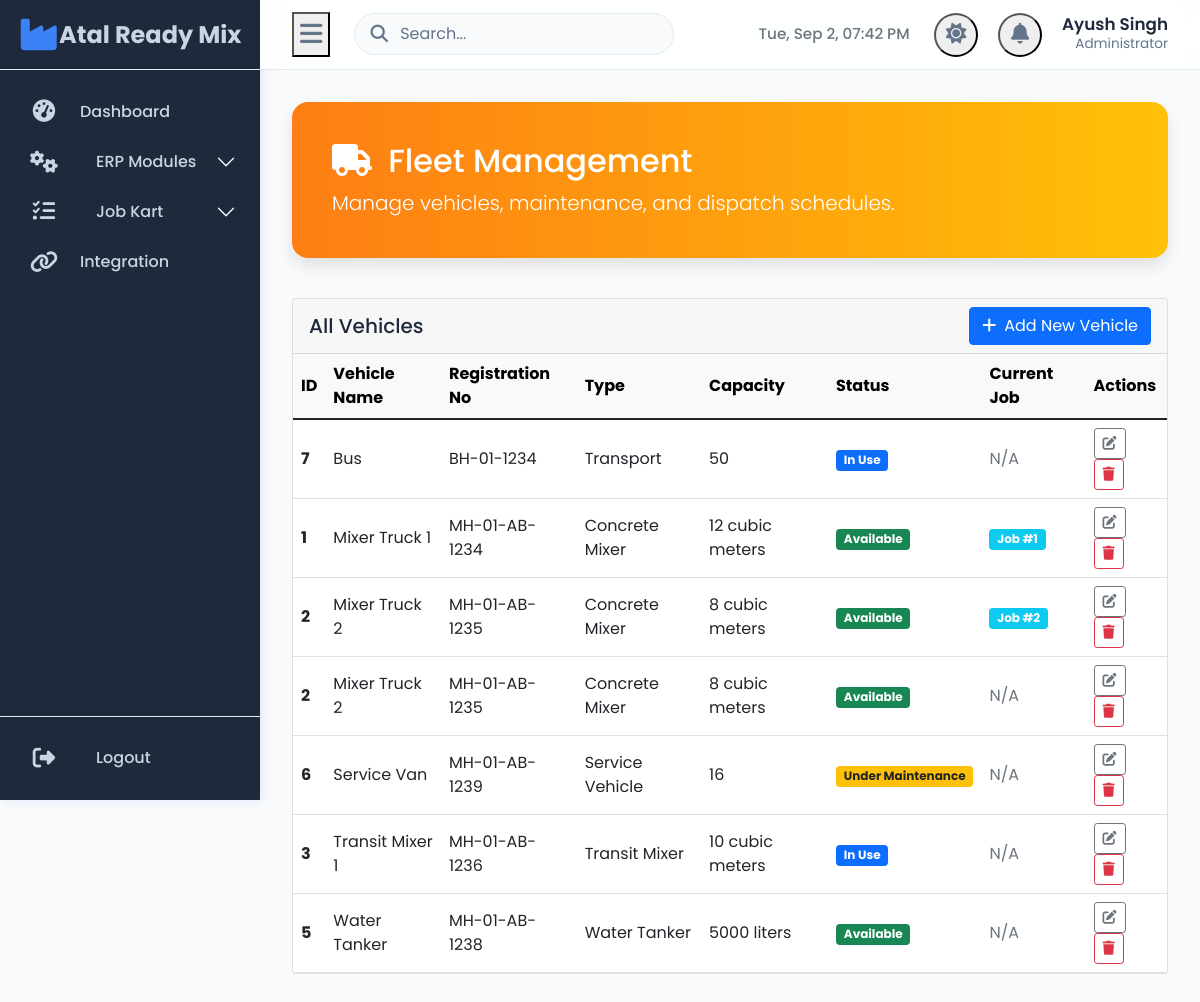
The page /erp/vehicles (signed in) on the database its author committed.
### tables this page shows
CREATE TABLE Vehicles (
    VehicleID INTEGER PRIMARY KEY AUTOINCREMENT,
    VehicleName TEXT,
    RegistrationNo TEXT,
    Type TEXT,
    Status TEXT,
    Capacity TEXT
);

CREATE TABLE JobCards (
    JobCardID INTEGER PRIMARY KEY AUTOINCREMENT,
    RelatedOrderID INTEGER,
    JobType TEXT,
    Description TEXT,
    AssignedTo INTEGER,
    Status TEXT,
    Priority TEXT,
    ScheduledStart DATETIME,
    ScheduledEnd DATETIME,
    ActualStart DATETIME,
    ActualEnd DATETIME,
    FOREIGN KEY (RelatedOrderID) REFERENCES Orders(OrderID),
    FOREIGN KEY (AssignedTo) REFERENCES Employees(EmployeeID)
);

### app.py (the view, shortened to what this page needs)
@app.route('/erp/vehicles', methods=['GET', 'POST'])
@login_required
def erp_vehicles():
    conn = get_db_connection()
    vehicles = conn.execute('SELECT v.*, jc.JobCardID, jc.JobType FROM Vehicles v LEFT JOIN JobAssignments ja ON v.VehicleID = ja.AssignedVehicleID LEFT JOIN JobCards jc ON ja.JobCardID = jc.JobCardID AND jc.Status IN ("Open", "In Progress") ORDER BY v.VehicleName').fetchall()
    conn.close()
    return render_template('erp/vehicles.html', vehicles=vehicles)

### app.py (called while the page is built)
def get_db_connection():
    conn = sqlite3.connect(DATABASE, timeout=10)
    conn.row_factory = sqlite3.Row
    return conn

def login_required(f):
    @wraps(f)
    def decorated_function(*args, **kwargs):
        if 'user_id' not in session:
            return redirect(url_for('login'))
        return f(*args, **kwargs)
    return decorated_function

### templates/erp/vehicles.html (shortened to what this page needs)
{% extends "base.html" %}
{% block content %}
<div class="main-header">
    <h2><i class="fas fa-truck me-2"></i> Fleet Management</h2>
    <p class="lead mb-0">Manage vehicles, maintenance, and dispatch schedules.</p>
</div>
<div class="row">
    <div class="col-12">
        <div class="card">
            <div class="card-header d-flex justify-content-between align-items-center">
                <h5 class="mb-0">All Vehicles</h5>
                <button class="btn btn-primary" id="add-vehicle-btn"><i class="fas fa-plus me-2"></i>Add New Vehicle</button>
            </div>
            <div class="card-body p-0">
                <div class="table-responsive">
                    <table class="table table-hover mb-0">
                        <thead class="table-light">
                            <tr>
                                <th>ID</th>
                                <th>Vehicle Name</th>
                                <th>Registration No</th>
                                <th>Type</th>
                                <th>Capacity</th>
                                <th>Status</th>
                                <th>Current Job</th>
                                <th>Actions</th>
                            </tr>
                        </thead>
                        <tbody>
                            {% for vehicle in vehicles %}
                            <tr>
                                <td><strong>{{ vehicle.VehicleID }}</strong></td>
                                <td>{{ vehicle.VehicleName }}</td>
                                <td>{{ vehicle.RegistrationNo }}</td>
                                <td>{{ vehicle.Type }}</td>
                                <td>{{ vehicle.Capacity }}</td>
                                <td>
                                    <span class="badge bg-{% if vehicle.Status == 'Available' %}success{% elif vehicle.Status == 'In Use' %}primary{% else %}warning text-dark{% endif %}">
                                        {{ vehicle.Status }}
                                    </span>
                                </td>
                                <td>
                                    {% if vehicle.JobCardID %}
                                        <a href="{{ url_for('jobkart_job_detail', job_id=vehicle.JobCardID) }}" class="badge bg-info text-decoration-none">Job #{{ vehicle.JobCardID }}</a>
                                    {% else %}
                                        <span class="text-muted">N/A</span>
                                    {% endif %}
                                </td>
                                <td>
                                    <button class="btn btn-sm btn-outline-secondary edit-btn"
                                            data-id="{{ vehicle.VehicleID }}"
                                            data-name="{{ vehicle.VehicleName }}"
                                            data-reg="{{ vehicle.RegistrationNo }}"
                                            data-type="{{ vehicle.Type }}"
                                            data-status="{{ vehicle.Status }}"
                                            data-capacity="{{ vehicle.Capacity }}">
                                        <i class="fas fa-edit"></i>
                                    </button>
                                    <button class="btn btn-sm btn-outline-danger delete-btn"
                                            data-id="{{ vehicle.VehicleID }}"
                                            data-name="{{ vehicle.VehicleName }}">
                                        <i class="fas fa-trash"></i>
                                    </button>
                                </td>
                            </tr>
                            {% endfor %}
                        </tbody>
                    </table>
                </div>
            </div>
        </div>
    </div>
</div>
{% endblock %}

### templates/base.html (shortened to what this page needs)
<!DOCTYPE html>
<html lang="en" data-theme="light">
<head>
    <link href="https://cdn.jsdelivr.net/npm/bootstrap@5.1.3/dist/css/bootstrap.min.css" rel="stylesheet" />
    <link href="https://cdnjs.cloudflare.com/ajax/libs/font-awesome/6.4.0/css/all.min.css" rel="stylesheet" />
</head>
<body>
<div class="wrapper">
    {% if session.user_id %}
    <nav class="sidebar" aria-label="Primary Sidebar">
        <div class="sidebar-header">
            <a href="{{ url_for('dashboard') }}" aria-label="Atal Ready Mix Dashboard">
                <i class="fas fa-industry logo-icon" aria-hidden="true"></i>
                <span class="logo-text">Atal Ready Mix</span>
            </a>
        </div>
        <ul class="nav flex-column sidebar-nav" role="menu">
            <li class="nav-item" role="none">
                <a class="nav-link {{ 'active' if 'dashboard' in request.path else '' }}" href="{{ url_for('dashboard') }}" role="menuitem" data-bs-toggle="tooltip" data-bs-placement="right" title="Dashboard" tabindex="0">
                    <i class="fas fa-tachometer-alt nav-icon" aria-hidden="true"></i>
                    <span class="nav-text">Dashboard</span>
                </a>
            </li>
            <li class="nav-item accordion accordion-flush" role="none">
                <div class="accordion-item bg-transparent border-0">
                    <h2 class="accordion-header" id="erp-header">
                        <button class="accordion-button collapsed" type="button" data-bs-toggle="collapse" data-bs-target="#erp-collapse" aria-expanded="false" aria-controls="erp-collapse" role="menuitem" tabindex="0">
                            <i class="fas fa-cogs nav-icon" aria-hidden="true"></i>
                            <span class="nav-text">ERP Modules</span>
                        </button>
                    </h2>
                </div>
            </li>
            <li class="nav-item accordion accordion-flush" role="none">
                <div class="accordion-item bg-transparent border-0">
                    <h2 class="accordion-header" id="jobkart-header">
                        <button class="accordion-button collapsed" type="button" data-bs-toggle="collapse" data-bs-target="#jobkart-collapse" aria-expanded="false" aria-controls="jobkart-collapse" role="menuitem" tabindex="0">
                            <i class="fas fa-tasks nav-icon" aria-hidden="true"></i>
                            <span class="nav-text">Job Kart</span>
                        </button>
                    </h2>
                </div>
            </li>
            <li class="nav-item" role="none">
                <a class="nav-link" href="{{ url_for('integration_home') }}" role="menuitem" data-bs-toggle="tooltip" data-bs-placement="right" title="Integration" tabindex="0">
                    <i class="fas fa-link nav-icon" aria-hidden="true"></i>
                    <span class="nav-text">Integration</span>
                </a>
            </li>
        </ul>
        <div class="sidebar-footer">
            <a class="nav-link" href="{{ url_for('logout') }}" role="menuitem" data-bs-toggle="tooltip" data-bs-placement="right" title="Logout" tabindex="0">
                <i class="fas fa-sign-out-alt nav-icon" aria-hidden="true"></i>
                <span class="nav-text">Logout</span>
            </a>
        </div>
    </nav>
    {% endif %}
    <div class="{% if session.user_id %}main-content{% else %}container mt-4{% endif %}">
        {% if session.user_id %}
        <header class="topbar" role="banner">
            <div class="topbar-left">
                <button class="sidebar-toggler" aria-label="Toggle sidebar" aria-expanded="false" aria-controls="sidebar">
                    <i class="fas fa-bars" aria-hidden="true"></i>
                </button>
                <div class="search-bar d-none d-md-block" role="search">
                    <input type="search" class="form-control" placeholder="Search..." aria-label="Search" />
                </div>
            </div>
            <div class="topbar-right">
                <div id="live-clock" class="text-muted d-none d-lg-block" aria-live="polite" aria-atomic="true"></div>
                <button class="topbar-icon" id="theme-toggler" data-bs-toggle="tooltip" data-bs-placement="bottom" title="Toggle Theme" aria-label="Toggle light/dark theme" type="button">
                    <i class="fas fa-sun" aria-hidden="true"></i>
                </button>
                <button class="topbar-icon" aria-label="Notifications" type="button">
                    <i class="fas fa-bell" aria-hidden="true"></i>
                </button>
                <div class="user-profile" aria-label="User profile">
                    <h5>{{ session.employee_name }}</h5>
                    <p>{{ session.role }}</p>
                </div>
            </div>
        </header>
        {% endif %}
        <main class="content-inner" role="main">
            {% block content %}{% endblock %}
        </main>
    </div>
</div>
</body>
</html>

### templates/erp/vehicles.html (style rules this page uses)
.main-header { background: linear-gradient(90deg, #fd7e14 0%, #ffc107 100%); color: white; padding: 2.5rem; border-radius: 1rem; margin-bottom: 2.5rem; box-shadow: 0 8px 16px rgba(0, 0, 0, 0.1); }
.table thead th { vertical-align: middle; }
.table tbody td { vertical-align: middle; }

### rows shown on the page
Vehicles: VehicleID "7", VehicleName "Bus", RegistrationNo "BH-01-1234", Type "Transport", Capacity "50", Status "In Use", shows "N/A"
Vehicles: VehicleID "1", VehicleName "Mixer Truck 1", RegistrationNo "MH-01-AB-1234", Type "Concrete Mixer", Capacity "12 cubic meters", Status "Available", JobCardID "1"
Vehicles: VehicleID "2", VehicleName "Mixer Truck 2", RegistrationNo "MH-01-AB-1235", Type "Concrete Mixer", Capacity "8 cubic meters", Status "Available", JobCardID "2", shows "N/A"
Vehicles: VehicleID "6", VehicleName "Service Van", RegistrationNo "MH-01-AB-1239", Type "Service Vehicle", Capacity "16", Status "Under Maintenance", shows "N/A"
Vehicles: VehicleID "3", VehicleName "Transit Mixer 1", RegistrationNo "MH-01-AB-1236", Type "Transit Mixer", Capacity "10 cubic meters", Status "In Use", shows "N/A"
Vehicles: VehicleID "5", VehicleName "Water Tanker", RegistrationNo "MH-01-AB-1238", Type "Water Tanker", Capacity "5000 liters", Status "Available", shows "N/A"

### other values the page prints
{{ session.employee_name }} "Ayush Singh"
{{ session.role }} "Administrator"
